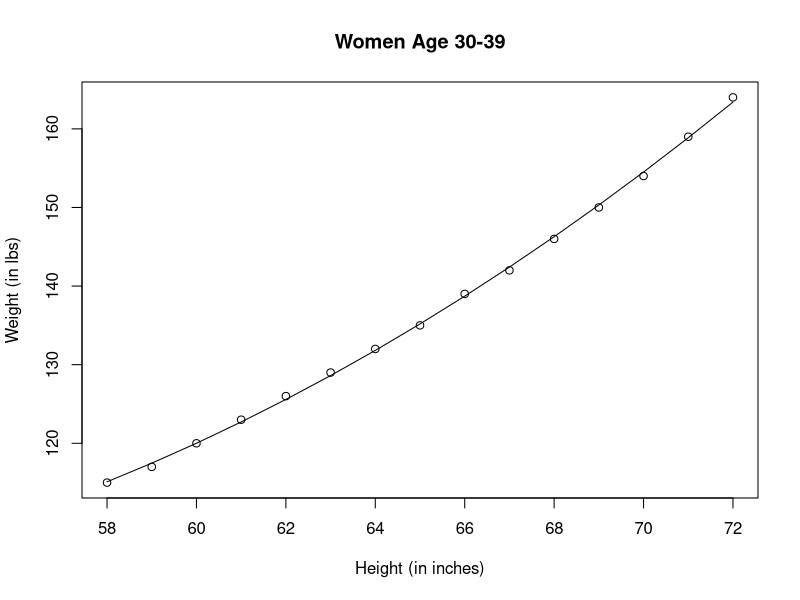

Here is the R script that generated this plot:
#a.	Perform a polynomial regression where both height and height squared re independent variables.
fit2 <- lm(weight ~ height + I(height^2), data=women) 

#b.	Are the coefficients significant?
plot(women$height,women$weight,
     main = "Women Age 30-39",
     xlab="Height (in inches)",
     ylab="Weight (in lbs)")
summary(fit2)
#yes
#c.	Graph the regression line.
lines(women$height,fitted(fit2))
